Frame 1 (no input): blank canvas, image omitted
Frame 60 (the mouse pressed at the canvas centre just before this capture): blank canvas, image omitted
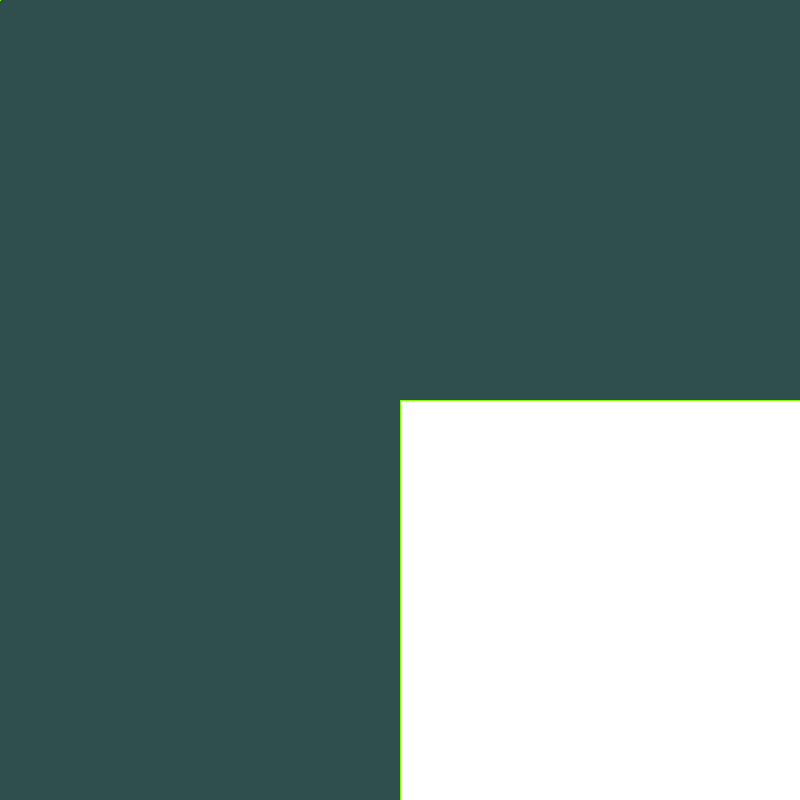
Frame 120 (the mouse held since frame 60 and released just before this capture)

The Processing sketch whose frames 1 and 60 were blank and that drew this single picture after the mouse press (run headless with seeded random() and noise(); from frame 60 on, the mouse is pressed at the canvas centre):

// Processing sketch: processing_55510
// ── processing_55510.pde

/* Pierre Pothier-Bradley (YSDN) 
*/

//Sketch setup 
 void setup() {
       size(800, 800);
       stroke(#7fff00);
       background(#2f4f4f);
     } 

     void draw() {
       rect(mouseY, mouseX, mouseX, mouseY);
     }
//Mouse behaviours     
     void mouseMoved() {
  rect(mouseX, mouseY, mouseX, mouseY); //draw rectanlge
  if (mouseX > pmouseX) {
    fill(#add8e6);
  }
  else if (mouseX < pmouseX) {
    fill(#00ced1);
  }
  
}
//Sketch clear
  void mouseClicked () {
   background(#2f4f4f);
  }
